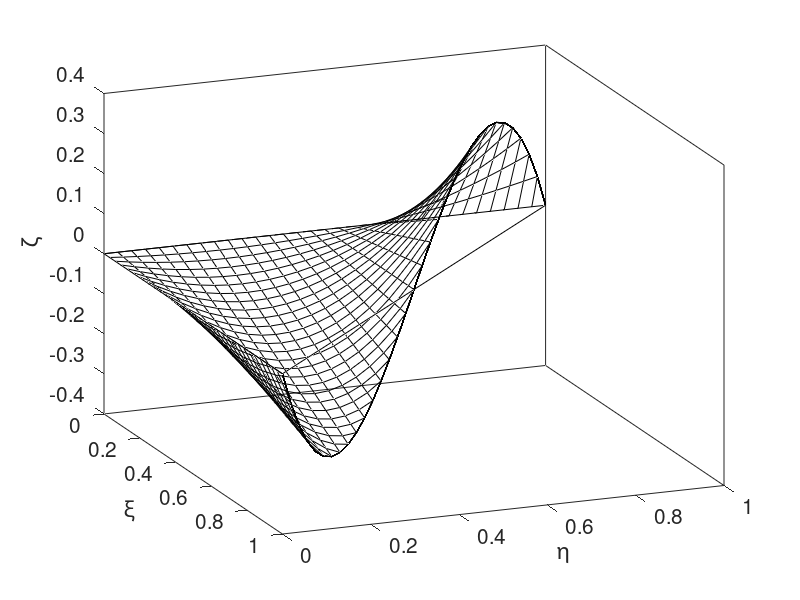

Recreate this plot in MATLAB.
%================================
% psi_modes
%
% prepare graphs of the element
% modal interpolation functions
% for a 3-node triangle
%===============================

close all
clear all
mode =  11;

mode = 112;
mode = 113;
mode = 123;
mode = 212;
mode = 213;
mode = 223;

%---
% prepare
%---

N=32; M=32;   % plotting grid

Dx=1.0/N; Dy=1.0/M;

for i=1:N+1 
  x(i)=Dx*(i-1.0);
%   fprintf (1,'%6.2f',X(i))
end

for j=1:M+1
  y(j)=Dy*(j-1.0);
% fprintf (1,'%6.2f',Y(j))
end

%---
% plot the triangle
%---

figure(1)
hold on
xlabel('\xi','fontsize',14);
ylabel('\eta','fontsize',14);
zlabel('\zeta','fontsize',14);
set(gca,'fontsize',15)
box on
view([68,22])

xx(1)=0.0; yy(1)=0.0; zz(1)=0.0;
xx(2)=1.0; yy(2)=0.0; zz(2)=0.0;
xx(3)=0.0; yy(3)=1.0; zz(3)=0.0;
xx(4)=0.0; yy(4)=0.0; zz(4)=0.0;

plot3(xx,yy,zz,'k');

%---
% vertical lines
%---

for i=1:N
 for j=1:M+2-i

  xp(j) = x(i);
  yp(j) = y(j);  
  zeta= 1.0-xp(j)-yp(j);
  X = 2.0*xp(j)/(1.0001-yp(j))-1.0;      % xi'
  Y = 2.0*yp(j)-1.0;                     % eta'

      if(mode==112)
   zp(j)= xp(j)*zeta;
  elseif(mode==113)
   zp(j)= yp(j)*zeta;
  elseif(mode==123)
   zp(j)= xp(j)*yp(j);
  elseif(mode==11)
   zp(j)= xp(j)*yp(j)*zeta;      % bubble mode, m=3
  elseif(mode==212)
   zp(j)= 0.5*(1-X) * 0.5*(1+X)* (1-Y)^3/8.0 * 3*X;
  elseif(mode==213)
   zp(j)= 0.5*(1+Y) * 0.5*(1-X)*  0.5*(1-Y)  * 3*Y;
  elseif(mode==223)
   zp(j)= 0.5*(1+X) * 0.5*(1+Y)*  0.5*(1-Y)  * 3*Y;
  end
 
 end
 plot3(xp,yp,zp,'k');
end

clear xp yp zp

%---
% horizontal lines
%---

for j=1:M
 for i=1:N+2-j
  yp(i) = y(j);
  xp(i) = x(i);
  zeta= 1.0-xp(i)-yp(i);
  X = 2.0*xp(i)/(1-yp(i))-1.0; % xi'
  Y = 2.0*yp(i)-1.0;            % eta'

      if(mode==112)
   zp(i)= xp(i)*zeta; 
  elseif(mode==113)
   zp(i)= yp(i)*zeta;
  elseif(mode==123)
   zp(i)= xp(i)*yp(i);
  elseif(mode==11)
   zp(i)= xp(i)*yp(i)*zeta;    % bubble mode, m=3
  elseif(mode==212)
   zp(i)= 0.5*(1-X) *0.5*(1+X) *(1-Y)^3/8.0 * 3*X;
  elseif(mode==213)
   zp(i)= 0.5*(1+Y) *0.5*(1-X) *  0.5*(1-Y) * 3*Y;
  elseif(mode==223)
   zp(i)= 0.5*(1+X) *0.5*(1+Y) *  0.5*(1-Y) * 3*Y;
  end

 end
 plot3(xp,yp,zp,'k');
end
                                                                                
%-----
% done
%-----
